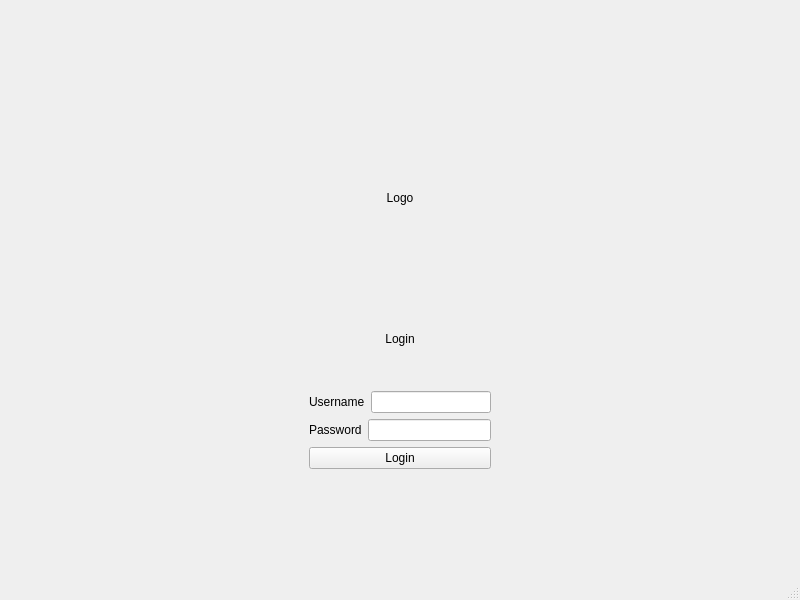
<?xml version="1.0" encoding="UTF-8"?>
<ui version="4.0">
 <class>MainWindow</class>
 <widget class="QMainWindow" name="MainWindow">
  <property name="geometry">
   <rect>
    <x>0</x>
    <y>0</y>
    <width>800</width>
    <height>600</height>
   </rect>
  </property>
  <property name="windowTitle">
   <string>MainWindow</string>
  </property>
  <widget class="QWidget" name="centralwidget">
   <property name="sizePolicy">
    <sizepolicy hsizetype="Expanding" vsizetype="Expanding">
     <horstretch>0</horstretch>
     <verstretch>0</verstretch>
    </sizepolicy>
   </property>
   <layout class="QGridLayout" name="gridLayout">
    <item row="0" column="0">
     <widget class="QStackedWidget" name="System">
      <property name="enabled">
       <bool>true</bool>
      </property>
      <property name="sizePolicy">
       <sizepolicy hsizetype="Expanding" vsizetype="Expanding">
        <horstretch>0</horstretch>
        <verstretch>0</verstretch>
       </sizepolicy>
      </property>
      <widget class="QWidget" name="Login">
       <property name="sizePolicy">
        <sizepolicy hsizetype="Expanding" vsizetype="Expanding">
         <horstretch>0</horstretch>
         <verstretch>0</verstretch>
        </sizepolicy>
       </property>
       <layout class="QGridLayout" name="gridLayout_2" rowstretch="0,0">
        <property name="leftMargin">
         <number>100</number>
        </property>
        <property name="topMargin">
         <number>100</number>
        </property>
        <property name="rightMargin">
         <number>100</number>
        </property>
        <property name="bottomMargin">
         <number>100</number>
        </property>
        <item row="0" column="0">
         <widget class="QLabel" name="Logo_lab">
          <property name="text">
           <string>Logo</string>
          </property>
          <property name="alignment">
           <set>Qt::AlignCenter</set>
          </property>
         </widget>
        </item>
        <item row="1" column="0">
         <layout class="QVBoxLayout" name="verticalLayout">
          <property name="leftMargin">
           <number>200</number>
          </property>
          <property name="rightMargin">
           <number>200</number>
          </property>
          <item>
           <widget class="QLabel" name="Login_lab">
            <property name="text">
             <string>Login</string>
            </property>
            <property name="alignment">
             <set>Qt::AlignCenter</set>
            </property>
           </widget>
          </item>
          <item>
           <layout class="QHBoxLayout" name="horizontalLayout">
            <item>
             <widget class="QLabel" name="Username_lab">
              <property name="text">
               <string>Username</string>
              </property>
             </widget>
            </item>
            <item>
             <widget class="QLineEdit" name="Username_Edit"/>
            </item>
           </layout>
          </item>
          <item>
           <layout class="QHBoxLayout" name="horizontalLayout_2">
            <item>
             <widget class="QLabel" name="Password_lab">
              <property name="text">
               <string>Password</string>
              </property>
             </widget>
            </item>
            <item>
             <widget class="QLineEdit" name="Password_Edit"/>
            </item>
           </layout>
          </item>
          <item>
           <widget class="QPushButton" name="Login_But">
            <property name="text">
             <string>Login</string>
            </property>
           </widget>
          </item>
         </layout>
        </item>
       </layout>
      </widget>
      <widget class="QWidget" name="Organizer_Portal">
       <property name="sizePolicy">
        <sizepolicy hsizetype="Expanding" vsizetype="Expanding">
         <horstretch>0</horstretch>
         <verstretch>0</verstretch>
        </sizepolicy>
       </property>
       <layout class="QGridLayout" name="gridLayout_4" rowstretch="0">
        <property name="leftMargin">
         <number>100</number>
        </property>
        <property name="topMargin">
         <number>100</number>
        </property>
        <property name="rightMargin">
         <number>100</number>
        </property>
        <property name="bottomMargin">
         <number>100</number>
        </property>
        <item row="0" column="0">
         <layout class="QVBoxLayout" name="verticalLayout_17">
          <item>
           <widget class="QPushButton" name="Enter_Contact_But">
            <property name="text">
             <string>Enter Contact</string>
            </property>
           </widget>
          </item>
          <item>
           <widget class="QPushButton" name="Log_Recruitment_Attempt_But">
            <property name="text">
             <string>Log Recruitment Attempt</string>
            </property>
           </widget>
          </item>
          <item>
           <widget class="QPushButton" name="Change_Vol_Stat_But">
            <property name="text">
             <string>Change Volunteering Status</string>
            </property>
           </widget>
          </item>
         </layout>
        </item>
       </layout>
      </widget>
      <widget class="QWidget" name="Researcher_Portal">
       <property name="sizePolicy">
        <sizepolicy hsizetype="Expanding" vsizetype="Expanding">
         <horstretch>0</horstretch>
         <verstretch>0</verstretch>
        </sizepolicy>
       </property>
       <layout class="QGridLayout" name="gridLayout_6">
        <property name="leftMargin">
         <number>100</number>
        </property>
        <property name="topMargin">
         <number>100</number>
        </property>
        <property name="rightMargin">
         <number>100</number>
        </property>
        <property name="bottomMargin">
         <number>100</number>
        </property>
        <item row="0" column="0">
         <layout class="QVBoxLayout" name="verticalLayout_3">
          <item>
           <widget class="QPushButton" name="View_Contact_But">
            <property name="text">
             <string>View Contacts</string>
            </property>
           </widget>
          </item>
          <item>
           <widget class="QPushButton" name="Data_Analysis_But">
            <property name="text">
             <string>Data Analysis</string>
            </property>
           </widget>
          </item>
          <item>
           <widget class="QPushButton" name="Contact_Relation_But_1">
            <property name="text">
             <string>Contact Relations</string>
            </property>
           </widget>
          </item>
         </layout>
        </item>
       </layout>
      </widget>
      <widget class="QWidget" name="Admin_Portal">
       <property name="sizePolicy">
        <sizepolicy hsizetype="Expanding" vsizetype="Expanding">
         <horstretch>0</horstretch>
         <verstretch>0</verstretch>
        </sizepolicy>
       </property>
       <layout class="QGridLayout" name="gridLayout_5">
        <property name="leftMargin">
         <number>100</number>
        </property>
        <property name="topMargin">
         <number>100</number>
        </property>
        <property name="rightMargin">
         <number>100</number>
        </property>
        <property name="bottomMargin">
         <number>100</number>
        </property>
        <item row="0" column="0">
         <layout class="QVBoxLayout" name="verticalLayout_2">
          <item>
           <widget class="QPushButton" name="Add_Incentive_But">
            <property name="text">
             <string>Add Incentive</string>
            </property>
           </widget>
          </item>
          <item>
           <widget class="QPushButton" name="Contact_But">
            <property name="text">
             <string>Contacts</string>
            </property>
           </widget>
          </item>
          <item>
           <widget class="QPushButton" name="Contact_Relation_But_2">
            <property name="text">
             <string>Contact Relations</string>
            </property>
           </widget>
          </item>
         </layout>
        </item>
       </layout>
      </widget>
      <widget class="QWidget" name="Volunteer_Status">
       <property name="sizePolicy">
        <sizepolicy hsizetype="Expanding" vsizetype="Expanding">
         <horstretch>0</horstretch>
         <verstretch>0</verstretch>
        </sizepolicy>
       </property>
       <layout class="QGridLayout" name="gridLayout_7">
        <property name="leftMargin">
         <number>100</number>
        </property>
        <property name="topMargin">
         <number>100</number>
        </property>
        <property name="rightMargin">
         <number>100</number>
        </property>
        <property name="bottomMargin">
         <number>100</number>
        </property>
        <item row="0" column="0">
         <layout class="QVBoxLayout" name="verticalLayout_4">
          <item>
           <widget class="QLabel" name="Vol_Stat_Lab">
            <property name="text">
             <string>Volunteering Status</string>
            </property>
            <property name="alignment">
             <set>Qt::AlignCenter</set>
            </property>
           </widget>
          </item>
          <item>
           <widget class="QListWidget" name="Contact_List"/>
          </item>
          <item>
           <layout class="QHBoxLayout" name="horizontalLayout_3">
            <item>
             <widget class="QPushButton" name="Set_Active_But">
              <property name="text">
               <string>Set Active</string>
              </property>
             </widget>
            </item>
            <item>
             <widget class="QPushButton" name="Set_Not_Active_But">
              <property name="text">
               <string>Set Not Active</string>
              </property>
             </widget>
            </item>
           </layout>
          </item>
          <item>
           <widget class="QPushButton" name="Return_To_Portal_But">
            <property name="text">
             <string>Return To Portal</string>
            </property>
           </widget>
          </item>
         </layout>
        </item>
       </layout>
      </widget>
      <widget class="QWidget" name="Add_Recruitment_Attempt">
       <property name="sizePolicy">
        <sizepolicy hsizetype="Expanding" vsizetype="Expanding">
         <horstretch>0</horstretch>
         <verstretch>0</verstretch>
        </sizepolicy>
       </property>
       <layout class="QGridLayout" name="gridLayout_8">
        <property name="leftMargin">
         <number>100</number>
        </property>
        <property name="topMargin">
         <number>100</number>
        </property>
        <property name="rightMargin">
         <number>100</number>
        </property>
        <property name="bottomMargin">
         <number>100</number>
        </property>
        <item row="0" column="0">
         <layout class="QVBoxLayout" name="verticalLayout_5">
          <item>
           <widget class="QLabel" name="FtoF_Contact_Lab">
            <property name="text">
             <string>Friend To Friend Contacts</string>
            </property>
            <property name="alignment">
             <set>Qt::AlignCenter</set>
            </property>
           </widget>
          </item>
          <item>
           <widget class="QListWidget" name="FtoF_Contact_List"/>
          </item>
          <item>
           <layout class="QHBoxLayout" name="horizontalLayout_4">
            <item>
             <widget class="QLabel" name="Date_Lab">
              <property name="text">
               <string>Date (mm/dd/yyyy)</string>
              </property>
             </widget>
            </item>
            <item>
             <widget class="QSpinBox" name="Month_Spin">
              <property name="minimum">
               <number>1</number>
              </property>
              <property name="maximum">
               <number>12</number>
              </property>
             </widget>
            </item>
            <item>
             <widget class="QSpinBox" name="Day_Spin">
              <property name="minimum">
               <number>1</number>
              </property>
              <property name="maximum">
               <number>31</number>
              </property>
             </widget>
            </item>
            <item>
             <widget class="QSpinBox" name="Year_Spin">
              <property name="minimum">
               <number>2020</number>
              </property>
              <property name="maximum">
               <number>2050</number>
              </property>
             </widget>
            </item>
           </layout>
          </item>
          <item>
           <layout class="QHBoxLayout" name="horizontalLayout_5">
            <item>
             <widget class="QLabel" name="Success_Lab">
              <property name="text">
               <string>Was This a Success? (Did the contact volunteer after attempt?)</string>
              </property>
             </widget>
            </item>
            <item>
             <widget class="QCheckBox" name="Yes_Box">
              <property name="text">
               <string>Yes</string>
              </property>
              <attribute name="buttonGroup">
               <string notr="true">buttonGroup</string>
              </attribute>
             </widget>
            </item>
            <item>
             <widget class="QCheckBox" name="No_Box">
              <property name="text">
               <string>No</string>
              </property>
              <property name="tristate">
               <bool>false</bool>
              </property>
              <attribute name="buttonGroup">
               <string notr="true">buttonGroup</string>
              </attribute>
             </widget>
            </item>
            <item>
             <widget class="QCheckBox" name="Not_Sure_Box">
              <property name="text">
               <string>Not Sure</string>
              </property>
              <attribute name="buttonGroup">
               <string notr="true">buttonGroup</string>
              </attribute>
             </widget>
            </item>
           </layout>
          </item>
          <item>
           <layout class="QHBoxLayout" name="horizontalLayout_6">
            <item>
             <widget class="QLabel" name="Length_Lab">
              <property name="text">
               <string>Length of Attempt (How long did you communicate with the contact?)</string>
              </property>
             </widget>
            </item>
            <item>
             <widget class="QSpinBox" name="Hour_Spin"/>
            </item>
            <item>
             <widget class="QLabel" name="Hr_Lab">
              <property name="text">
               <string>hr</string>
              </property>
             </widget>
            </item>
            <item>
             <widget class="QSpinBox" name="Minute_Spin"/>
            </item>
            <item>
             <widget class="QLabel" name="min_Lab">
              <property name="text">
               <string>min</string>
              </property>
             </widget>
            </item>
           </layout>
          </item>
          <item>
           <layout class="QVBoxLayout" name="verticalLayout_6">
            <item>
             <widget class="QLabel" name="Response_Lab">
              <property name="text">
               <string>Response (if any)</string>
              </property>
             </widget>
            </item>
            <item>
             <widget class="QTextEdit" name="Response_Text"/>
            </item>
           </layout>
          </item>
          <item>
           <layout class="QHBoxLayout" name="horizontalLayout_7">
            <item>
             <widget class="QLabel" name="Add_Info_Lab">
              <property name="text">
               <string>Additional Inforamtion</string>
              </property>
             </widget>
            </item>
            <item>
             <widget class="QLineEdit" name="Add_Info_Line"/>
            </item>
           </layout>
          </item>
          <item>
           <widget class="QPushButton" name="Add_Rec_Attempt_But">
            <property name="text">
             <string>Add Recruitment Attempt</string>
            </property>
           </widget>
          </item>
          <item>
           <widget class="QPushButton" name="Return_To_Portal_But_2">
            <property name="text">
             <string>Return to Portal</string>
            </property>
           </widget>
          </item>
         </layout>
        </item>
       </layout>
      </widget>
      <widget class="QWidget" name="Input_Contacts">
       <property name="sizePolicy">
        <sizepolicy hsizetype="Expanding" vsizetype="Expanding">
         <horstretch>0</horstretch>
         <verstretch>0</verstretch>
        </sizepolicy>
       </property>
       <layout class="QGridLayout" name="gridLayout_9">
        <property name="leftMargin">
         <number>100</number>
        </property>
        <property name="topMargin">
         <number>100</number>
        </property>
        <property name="rightMargin">
         <number>100</number>
        </property>
        <property name="bottomMargin">
         <number>100</number>
        </property>
        <item row="0" column="0">
         <layout class="QVBoxLayout" name="verticalLayout_7">
          <item>
           <widget class="QLabel" name="Inputted_Contacts_Lab">
            <property name="text">
             <string>Inputted Contacts</string>
            </property>
            <property name="alignment">
             <set>Qt::AlignCenter</set>
            </property>
           </widget>
          </item>
          <item>
           <widget class="QTableView" name="Contact_Table"/>
          </item>
          <item>
           <widget class="QLabel" name="Time_to_Input_Lab">
            <property name="text">
             <string>Inputted # Contacts in # sec</string>
            </property>
            <property name="alignment">
             <set>Qt::AlignCenter</set>
            </property>
           </widget>
          </item>
          <item>
           <layout class="QHBoxLayout" name="horizontalLayout_8">
            <item>
             <widget class="QPushButton" name="Input_Contacts_Man_But">
              <property name="text">
               <string>Enter Contact Manually</string>
              </property>
             </widget>
            </item>
            <item>
             <widget class="QPushButton" name="Input_Contacts_csv_But">
              <property name="text">
               <string>Enter Contact from .csv</string>
              </property>
             </widget>
            </item>
           </layout>
          </item>
          <item>
           <widget class="QPushButton" name="Edit_Contact_But">
            <property name="text">
             <string>Edit Selected Contact</string>
            </property>
           </widget>
          </item>
          <item>
           <widget class="QPushButton" name="Delete_Contact_But">
            <property name="text">
             <string>Delete Selected Contact</string>
            </property>
           </widget>
          </item>
          <item>
           <widget class="QPushButton" name="Return_To_Portal_But_3">
            <property name="text">
             <string>Return to Portal</string>
            </property>
           </widget>
          </item>
         </layout>
        </item>
       </layout>
      </widget>
      <widget class="QWidget" name="Input_Contact_Man">
       <property name="sizePolicy">
        <sizepolicy hsizetype="Expanding" vsizetype="Expanding">
         <horstretch>0</horstretch>
         <verstretch>0</verstretch>
        </sizepolicy>
       </property>
       <layout class="QGridLayout" name="gridLayout_10">
        <property name="leftMargin">
         <number>100</number>
        </property>
        <property name="topMargin">
         <number>100</number>
        </property>
        <property name="rightMargin">
         <number>100</number>
        </property>
        <property name="bottomMargin">
         <number>100</number>
        </property>
        <item row="0" column="0">
         <layout class="QVBoxLayout" name="verticalLayout_9">
          <item>
           <layout class="QVBoxLayout" name="verticalLayout_8">
            <item>
             <layout class="QHBoxLayout" name="horizontalLayout_9">
              <item>
               <widget class="QLabel" name="Name_Lab">
                <property name="text">
                 <string>Name</string>
                </property>
               </widget>
              </item>
              <item>
               <widget class="QLineEdit" name="Name_Line"/>
              </item>
             </layout>
            </item>
            <item>
             <layout class="QHBoxLayout" name="horizontalLayout_10">
              <item>
               <widget class="QLabel" name="Age_Lab">
                <property name="text">
                 <string>Age</string>
                </property>
               </widget>
              </item>
              <item>
               <widget class="QSpinBox" name="Age_Spin">
                <property name="maximum">
                 <number>150</number>
                </property>
               </widget>
              </item>
             </layout>
            </item>
            <item>
             <layout class="QHBoxLayout" name="horizontalLayout_11">
              <item>
               <widget class="QLabel" name="Location_Lab">
                <property name="text">
                 <string>Location</string>
                </property>
               </widget>
              </item>
              <item>
               <widget class="QLineEdit" name="Location_Line"/>
              </item>
             </layout>
            </item>
            <item>
             <layout class="QHBoxLayout" name="horizontalLayout_12">
              <item>
               <widget class="QLabel" name="Gender_Lab">
                <property name="text">
                 <string>Gender</string>
                </property>
               </widget>
              </item>
              <item>
               <widget class="QLineEdit" name="Gender_Line"/>
              </item>
             </layout>
            </item>
            <item>
             <layout class="QHBoxLayout" name="horizontalLayout_13">
              <item>
               <widget class="QLabel" name="Ethnicity_Lab">
                <property name="text">
                 <string>Ethnicity</string>
                </property>
               </widget>
              </item>
              <item>
               <widget class="QLineEdit" name="Ethnicity_Line"/>
              </item>
             </layout>
            </item>
            <item>
             <layout class="QHBoxLayout" name="horizontalLayout_14">
              <item>
               <widget class="QLabel" name="Education_Lab">
                <property name="text">
                 <string>Education</string>
                </property>
               </widget>
              </item>
              <item>
               <widget class="QLineEdit" name="Education_Line"/>
              </item>
             </layout>
            </item>
            <item>
             <layout class="QHBoxLayout" name="horizontalLayout_15">
              <item>
               <widget class="QLabel" name="Occupation_Lab">
                <property name="text">
                 <string>Occupation</string>
                </property>
               </widget>
              </item>
              <item>
               <widget class="QLineEdit" name="Occupation_Line"/>
              </item>
             </layout>
            </item>
            <item>
             <layout class="QHBoxLayout" name="horizontalLayout_16">
              <item>
               <widget class="QLabel" name="Email_Lab">
                <property name="text">
                 <string>Email</string>
                </property>
               </widget>
              </item>
              <item>
               <widget class="QLineEdit" name="Email_Line"/>
              </item>
             </layout>
            </item>
            <item>
             <layout class="QHBoxLayout" name="horizontalLayout_17">
              <item>
               <widget class="QLabel" name="Phone_Num_Lab">
                <property name="text">
                 <string>Phone Number</string>
                </property>
               </widget>
              </item>
              <item>
               <widget class="QLineEdit" name="Phone_Num_Line"/>
              </item>
             </layout>
            </item>
            <item>
             <layout class="QHBoxLayout" name="horizontalLayout_18">
              <item>
               <widget class="QLabel" name="Add_Info_Lab_2">
                <property name="text">
                 <string>Additional Information</string>
                </property>
               </widget>
              </item>
              <item>
               <widget class="QLineEdit" name="Add_Info_Line_2"/>
              </item>
             </layout>
            </item>
           </layout>
          </item>
          <item>
           <widget class="QPushButton" name="Add_Contact_But">
            <property name="text">
             <string>Add Contact</string>
            </property>
           </widget>
          </item>
          <item>
           <widget class="QPushButton" name="Return_to_Add_Contact_But">
            <property name="text">
             <string>Return to Add Contacts Portal</string>
            </property>
           </widget>
          </item>
         </layout>
        </item>
       </layout>
      </widget>
      <widget class="QWidget" name="Edit_Contact_Data">
       <property name="sizePolicy">
        <sizepolicy hsizetype="Expanding" vsizetype="Expanding">
         <horstretch>0</horstretch>
         <verstretch>0</verstretch>
        </sizepolicy>
       </property>
       <layout class="QGridLayout" name="gridLayout_11">
        <property name="leftMargin">
         <number>100</number>
        </property>
        <property name="topMargin">
         <number>100</number>
        </property>
        <property name="rightMargin">
         <number>100</number>
        </property>
        <property name="bottomMargin">
         <number>100</number>
        </property>
        <item row="0" column="0">
         <layout class="QVBoxLayout" name="verticalLayout_12">
          <item>
           <layout class="QHBoxLayout" name="horizontalLayout_19">
            <item>
             <layout class="QVBoxLayout" name="verticalLayout_10">
              <item>
               <widget class="QLabel" name="Current_Data_Lab">
                <property name="text">
                 <string>Current</string>
                </property>
                <property name="alignment">
                 <set>Qt::AlignCenter</set>
                </property>
               </widget>
              </item>
              <item>
               <widget class="QLineEdit" name="Current_Data_Line">
                <property name="readOnly">
                 <bool>true</bool>
                </property>
               </widget>
              </item>
             </layout>
            </item>
            <item>
             <widget class="QLabel" name="Change_to_Lab">
              <property name="text">
               <string>Change to</string>
              </property>
              <property name="alignment">
               <set>Qt::AlignCenter</set>
              </property>
             </widget>
            </item>
            <item>
             <layout class="QVBoxLayout" name="verticalLayout_11">
              <item>
               <widget class="QLabel" name="New_Data_Lab">
                <property name="text">
                 <string>New</string>
                </property>
                <property name="alignment">
                 <set>Qt::AlignCenter</set>
                </property>
               </widget>
              </item>
              <item>
               <widget class="QLineEdit" name="New_Data_Line"/>
              </item>
             </layout>
            </item>
           </layout>
          </item>
          <item>
           <widget class="QPushButton" name="Edit_Data_But">
            <property name="text">
             <string>Edit Data</string>
            </property>
           </widget>
          </item>
         </layout>
        </item>
       </layout>
      </widget>
      <widget class="QWidget" name="Edit_Incentives">
       <property name="sizePolicy">
        <sizepolicy hsizetype="Expanding" vsizetype="Expanding">
         <horstretch>0</horstretch>
         <verstretch>0</verstretch>
        </sizepolicy>
       </property>
       <layout class="QGridLayout" name="gridLayout_12">
        <property name="leftMargin">
         <number>100</number>
        </property>
        <property name="topMargin">
         <number>100</number>
        </property>
        <property name="rightMargin">
         <number>100</number>
        </property>
        <property name="bottomMargin">
         <number>100</number>
        </property>
        <item row="0" column="0">
         <layout class="QVBoxLayout" name="verticalLayout_13">
          <item>
           <layout class="QHBoxLayout" name="horizontalLayout_21">
            <item>
             <widget class="QLabel" name="Data_Point_Inc_Lab">
              <property name="text">
               <string>Data Point Incentives</string>
              </property>
              <property name="alignment">
               <set>Qt::AlignCenter</set>
              </property>
             </widget>
            </item>
            <item>
             <widget class="QLabel" name="Task_Based_Inc_Lab">
              <property name="text">
               <string>Task Based Incentives</string>
              </property>
              <property name="alignment">
               <set>Qt::AlignCenter</set>
              </property>
             </widget>
            </item>
           </layout>
          </item>
          <item>
           <layout class="QHBoxLayout" name="horizontalLayout_20">
            <item>
             <widget class="QTableView" name="DP_Table"/>
            </item>
            <item>
             <widget class="QTableView" name="TB_Table"/>
            </item>
           </layout>
          </item>
          <item>
           <layout class="QHBoxLayout" name="horizontalLayout_22">
            <item>
             <widget class="QPushButton" name="Add_DP_Inc_But">
              <property name="text">
               <string>Add Data Point Incentive</string>
              </property>
             </widget>
            </item>
            <item>
             <widget class="QPushButton" name="Add_TB_Inc_But">
              <property name="text">
               <string>Add Task Based Incentive</string>
              </property>
             </widget>
            </item>
           </layout>
          </item>
          <item>
           <layout class="QHBoxLayout" name="horizontalLayout_23">
            <item>
             <widget class="QPushButton" name="Remove_DP_Inc_But">
              <property name="text">
               <string>Remove Selected Data Point Incentive</string>
              </property>
             </widget>
            </item>
            <item>
             <widget class="QPushButton" name="Remove_TB_Inc_But">
              <property name="text">
               <string>Remove Selected Task Based Incentive</string>
              </property>
             </widget>
            </item>
           </layout>
          </item>
          <item>
           <widget class="QPushButton" name="Return_To_Portal_But_4">
            <property name="text">
             <string>Return to Portal</string>
            </property>
           </widget>
          </item>
         </layout>
        </item>
       </layout>
      </widget>
      <widget class="QWidget" name="Edit_DP_Incentive">
       <property name="sizePolicy">
        <sizepolicy hsizetype="Expanding" vsizetype="Expanding">
         <horstretch>0</horstretch>
         <verstretch>0</verstretch>
        </sizepolicy>
       </property>
       <layout class="QGridLayout" name="gridLayout_13">
        <property name="leftMargin">
         <number>100</number>
        </property>
        <property name="topMargin">
         <number>100</number>
        </property>
        <property name="rightMargin">
         <number>100</number>
        </property>
        <property name="bottomMargin">
         <number>100</number>
        </property>
        <item row="0" column="0">
         <layout class="QVBoxLayout" name="verticalLayout_14">
          <item>
           <layout class="QHBoxLayout" name="horizontalLayout_24">
            <item>
             <widget class="QLabel" name="Data_Point_Lab">
              <property name="text">
               <string>Data Point</string>
              </property>
             </widget>
            </item>
            <item>
             <widget class="QComboBox" name="Data_Points_Combo">
              <item>
               <property name="text">
                <string>Name</string>
               </property>
              </item>
              <item>
               <property name="text">
                <string>Age</string>
               </property>
              </item>
              <item>
               <property name="text">
                <string>Location</string>
               </property>
              </item>
              <item>
               <property name="text">
                <string>Gender</string>
               </property>
              </item>
              <item>
               <property name="text">
                <string>Ethnicity</string>
               </property>
              </item>
              <item>
               <property name="text">
                <string>Education</string>
               </property>
              </item>
              <item>
               <property name="text">
                <string>Occupation</string>
               </property>
              </item>
              <item>
               <property name="text">
                <string>Email</string>
               </property>
              </item>
              <item>
               <property name="text">
                <string>Phone_Number</string>
               </property>
              </item>
             </widget>
            </item>
           </layout>
          </item>
          <item>
           <layout class="QHBoxLayout" name="horizontalLayout_25">
            <item>
             <widget class="QLabel" name="Points_Lab">
              <property name="text">
               <string>Points</string>
              </property>
             </widget>
            </item>
            <item>
             <widget class="QSpinBox" name="Points_Spin"/>
            </item>
           </layout>
          </item>
          <item>
           <widget class="QPushButton" name="Add_DP_Inc_But_2">
            <property name="text">
             <string>Add Data Point Incentive</string>
            </property>
           </widget>
          </item>
         </layout>
        </item>
       </layout>
      </widget>
      <widget class="QWidget" name="Task_Based_Incentive">
       <property name="sizePolicy">
        <sizepolicy hsizetype="Expanding" vsizetype="Expanding">
         <horstretch>0</horstretch>
         <verstretch>0</verstretch>
        </sizepolicy>
       </property>
       <layout class="QGridLayout" name="gridLayout_14">
        <property name="leftMargin">
         <number>100</number>
        </property>
        <property name="topMargin">
         <number>100</number>
        </property>
        <property name="rightMargin">
         <number>100</number>
        </property>
        <property name="bottomMargin">
         <number>100</number>
        </property>
        <item row="0" column="0">
         <layout class="QVBoxLayout" name="verticalLayout_15">
          <item>
           <layout class="QHBoxLayout" name="horizontalLayout_26">
            <item>
             <widget class="QLabel" name="Task_Name_Lab">
              <property name="text">
               <string>Task Name</string>
              </property>
             </widget>
            </item>
            <item>
             <widget class="QLineEdit" name="Task_Name_Line"/>
            </item>
           </layout>
          </item>
          <item>
           <layout class="QHBoxLayout" name="horizontalLayout_27">
            <item>
             <widget class="QLabel" name="Points_Lab_2">
              <property name="text">
               <string>Points</string>
              </property>
             </widget>
            </item>
            <item>
             <widget class="QSpinBox" name="Points_Spin_2"/>
            </item>
           </layout>
          </item>
          <item>
           <widget class="QPushButton" name="Add_TB_Incentive_But">
            <property name="text">
             <string>Add Task Based Incentive</string>
            </property>
           </widget>
          </item>
         </layout>
        </item>
       </layout>
      </widget>
      <widget class="QWidget" name="All_Contacts">
       <property name="sizePolicy">
        <sizepolicy hsizetype="Expanding" vsizetype="Expanding">
         <horstretch>0</horstretch>
         <verstretch>0</verstretch>
        </sizepolicy>
       </property>
       <layout class="QGridLayout" name="gridLayout_15">
        <property name="leftMargin">
         <number>100</number>
        </property>
        <property name="topMargin">
         <number>100</number>
        </property>
        <property name="rightMargin">
         <number>100</number>
        </property>
        <property name="bottomMargin">
         <number>100</number>
        </property>
        <item row="0" column="0">
         <layout class="QVBoxLayout" name="verticalLayout_16">
          <item>
           <widget class="QLabel" name="Contacts_Lab">
            <property name="text">
             <string>Contacts</string>
            </property>
            <property name="alignment">
             <set>Qt::AlignCenter</set>
            </property>
           </widget>
          </item>
          <item>
           <widget class="QTableView" name="All_Contacts_Table"/>
          </item>
          <item>
           <widget class="QPushButton" name="Return_To_Portal_But_5">
            <property name="text">
             <string>Return To Portal</string>
            </property>
           </widget>
          </item>
         </layout>
        </item>
       </layout>
      </widget>
      <widget class="QWidget" name="Score_Board"/>
     </widget>
    </item>
   </layout>
  </widget>
  <widget class="QMenuBar" name="menubar">
   <property name="geometry">
    <rect>
     <x>0</x>
     <y>0</y>
     <width>800</width>
     <height>19</height>
    </rect>
   </property>
  </widget>
  <widget class="QStatusBar" name="statusbar"/>
 </widget>
 <resources/>
 <connections/>
 <buttongroups>
  <buttongroup name="buttonGroup"/>
 </buttongroups>
</ui>
